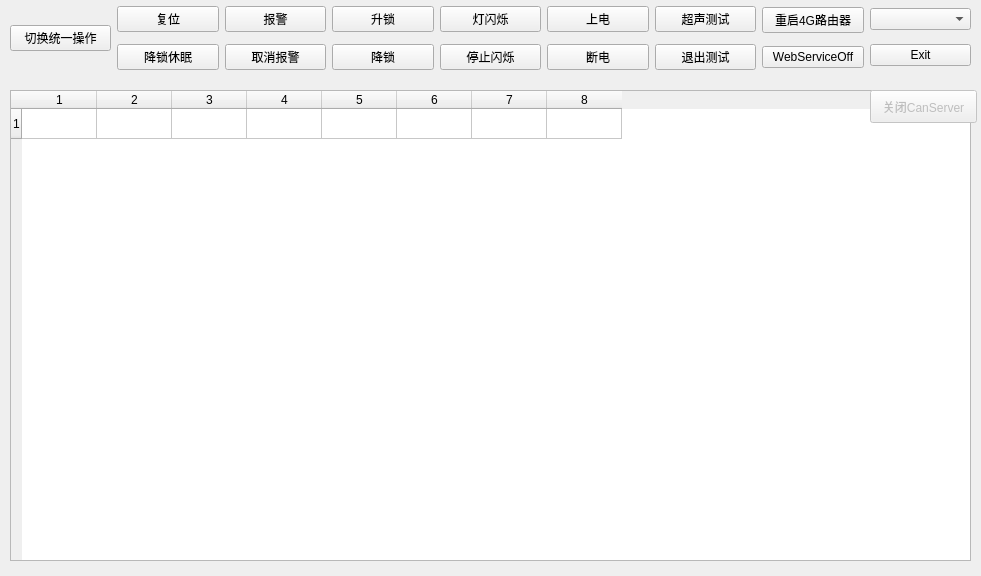
<?xml version="1.0" encoding="UTF-8"?>
<ui version="4.0">
 <class>Form</class>
 <widget class="QWidget" name="Form">
  <property name="geometry">
   <rect>
    <x>0</x>
    <y>0</y>
    <width>981</width>
    <height>576</height>
   </rect>
  </property>
  <property name="windowTitle">
   <string>Form</string>
  </property>
  <widget class="QTableWidget" name="tableWidget">
   <property name="enabled">
    <bool>true</bool>
   </property>
   <property name="geometry">
    <rect>
     <x>10</x>
     <y>90</y>
     <width>961</width>
     <height>471</height>
    </rect>
   </property>
   <property name="autoFillBackground">
    <bool>false</bool>
   </property>
   <property name="editTriggers">
    <set>QAbstractItemView::NoEditTriggers</set>
   </property>
   <property name="alternatingRowColors">
    <bool>false</bool>
   </property>
   <property name="selectionBehavior">
    <enum>QAbstractItemView::SelectRows</enum>
   </property>
   <property name="showGrid">
    <bool>true</bool>
   </property>
   <property name="gridStyle">
    <enum>Qt::SolidLine</enum>
   </property>
   <property name="rowCount">
    <number>1</number>
   </property>
   <property name="columnCount">
    <number>8</number>
   </property>
   <attribute name="horizontalHeaderDefaultSectionSize">
    <number>75</number>
   </attribute>
   <row/>
   <column/>
   <column/>
   <column/>
   <column/>
   <column/>
   <column/>
   <column/>
   <column/>
  </widget>
  <widget class="QWidget" name="layoutWidget">
   <property name="geometry">
    <rect>
     <x>10</x>
     <y>0</y>
     <width>961</width>
     <height>76</height>
    </rect>
   </property>
   <layout class="QHBoxLayout" name="horizontalLayout">
    <item>
     <layout class="QVBoxLayout" name="verticalLayout_9">
      <item>
       <widget class="QPushButton" name="pushButton_handleAll">
        <property name="text">
         <string>切换统一操作</string>
        </property>
       </widget>
      </item>
     </layout>
    </item>
    <item>
     <layout class="QVBoxLayout" name="verticalLayout_5">
      <item>
       <widget class="QPushButton" name="pushButton_Reset">
        <property name="text">
         <string>复位</string>
        </property>
       </widget>
      </item>
      <item>
       <widget class="QPushButton" name="pushButton_LockDownRest">
        <property name="text">
         <string>降锁休眠</string>
        </property>
       </widget>
      </item>
     </layout>
    </item>
    <item>
     <layout class="QVBoxLayout" name="verticalLayout_2">
      <item>
       <widget class="QPushButton" name="pushButton_EnableAlarm">
        <property name="text">
         <string>报警</string>
        </property>
       </widget>
      </item>
      <item>
       <widget class="QPushButton" name="pushButton_DisableAlarm">
        <property name="text">
         <string>取消报警</string>
        </property>
       </widget>
      </item>
     </layout>
    </item>
    <item>
     <layout class="QVBoxLayout" name="verticalLayout_3">
      <item>
       <widget class="QPushButton" name="pushButton_LockUp">
        <property name="text">
         <string>升锁</string>
        </property>
       </widget>
      </item>
      <item>
       <widget class="QPushButton" name="pushButton_LockDown">
        <property name="text">
         <string>降锁</string>
        </property>
       </widget>
      </item>
     </layout>
    </item>
    <item>
     <layout class="QVBoxLayout" name="verticalLayout_4">
      <item>
       <widget class="QPushButton" name="pushButton_LightOn">
        <property name="text">
         <string>灯闪烁</string>
        </property>
       </widget>
      </item>
      <item>
       <widget class="QPushButton" name="pushButton_LightOff">
        <property name="text">
         <string>停止闪烁</string>
        </property>
       </widget>
      </item>
     </layout>
    </item>
    <item>
     <layout class="QVBoxLayout" name="verticalLayout">
      <item>
       <widget class="QPushButton" name="pushButton_LockPowerOn">
        <property name="text">
         <string>上电</string>
        </property>
       </widget>
      </item>
      <item>
       <widget class="QPushButton" name="pushButton_LockPowerOff">
        <property name="text">
         <string>断电</string>
        </property>
       </widget>
      </item>
     </layout>
    </item>
    <item>
     <layout class="QVBoxLayout" name="verticalLayout_7">
      <item>
       <widget class="QPushButton" name="pushButton_ChaoShengTest">
        <property name="text">
         <string>超声测试</string>
        </property>
       </widget>
      </item>
      <item>
       <widget class="QPushButton" name="pushButton_QuitTest">
        <property name="text">
         <string>退出测试</string>
        </property>
       </widget>
      </item>
     </layout>
    </item>
    <item>
     <layout class="QVBoxLayout" name="verticalLayout_6">
      <item>
       <widget class="QPushButton" name="pushButton_4GReboot">
        <property name="text">
         <string>重启4G路由器</string>
        </property>
       </widget>
      </item>
      <item>
       <widget class="QPushButton" name="pushButton_webstatus">
        <property name="text">
         <string>WebServiceOff</string>
        </property>
       </widget>
      </item>
     </layout>
    </item>
    <item>
     <layout class="QVBoxLayout" name="verticalLayout_8">
      <item>
       <widget class="QComboBox" name="comboBox"/>
      </item>
      <item>
       <widget class="QPushButton" name="pushButton_exit">
        <property name="text">
         <string>Exit</string>
        </property>
       </widget>
      </item>
     </layout>
    </item>
   </layout>
  </widget>
  <widget class="QPushButton" name="pushButton_CanServer">
   <property name="enabled">
    <bool>false</bool>
   </property>
   <property name="geometry">
    <rect>
     <x>870</x>
     <y>90</y>
     <width>107</width>
     <height>33</height>
    </rect>
   </property>
   <property name="text">
    <string>关闭CanServer</string>
   </property>
  </widget>
 </widget>
 <resources/>
 <connections/>
</ui>
